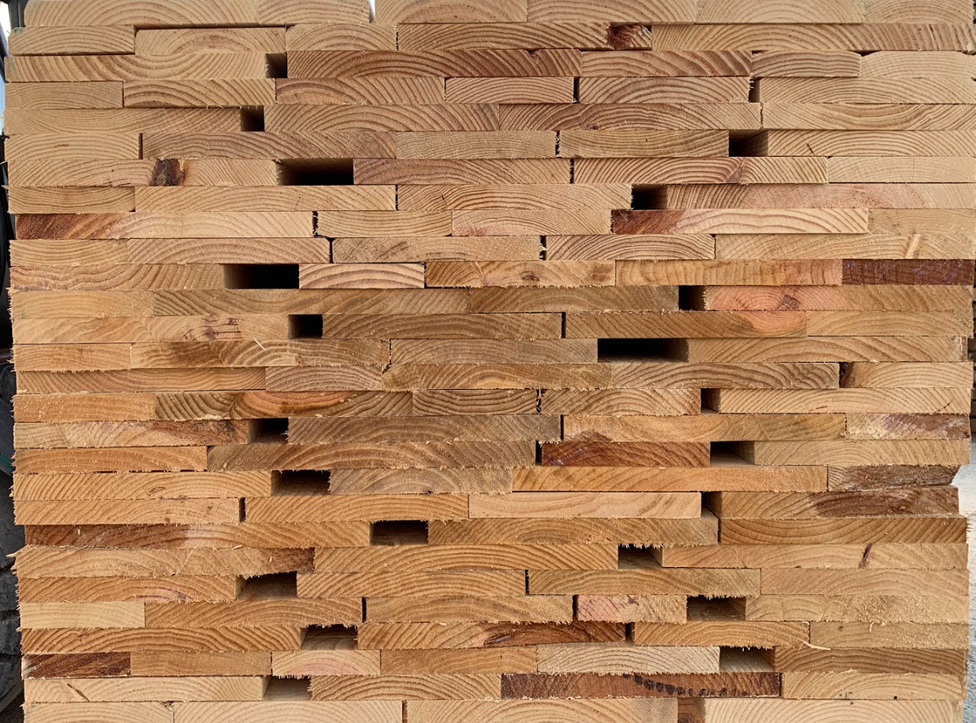
#> input picture scripts/tablas.png, 976 x 723 px, shrunk from 1152 x 853 before the run
$ jupyter execute chatgpt.ipynb   (older library calls are emulated)
#> lines starting #> are read from the running program, lines starting #| are printed output that depends on the picture
[cell 1]
import numpy as np
import sys
import cv2 as cv2
from matplotlib import pyplot as plt
import pylab # this allows you to control figure size


pylab.rcParams['figure.figsize'] = (10.0, 8.0) # this controls figure size in the notebook

# Cargamos la imagen
img = cv2.imread('tablas.png')
#> img is the input picture: shape (723, 976, 3); mean B, G, R 91.2, 129.5, 174.7

# Convertimos la imagen a escala de grises
gray = cv2.cvtColor(img, cv2.COLOR_BGR2GRAY)
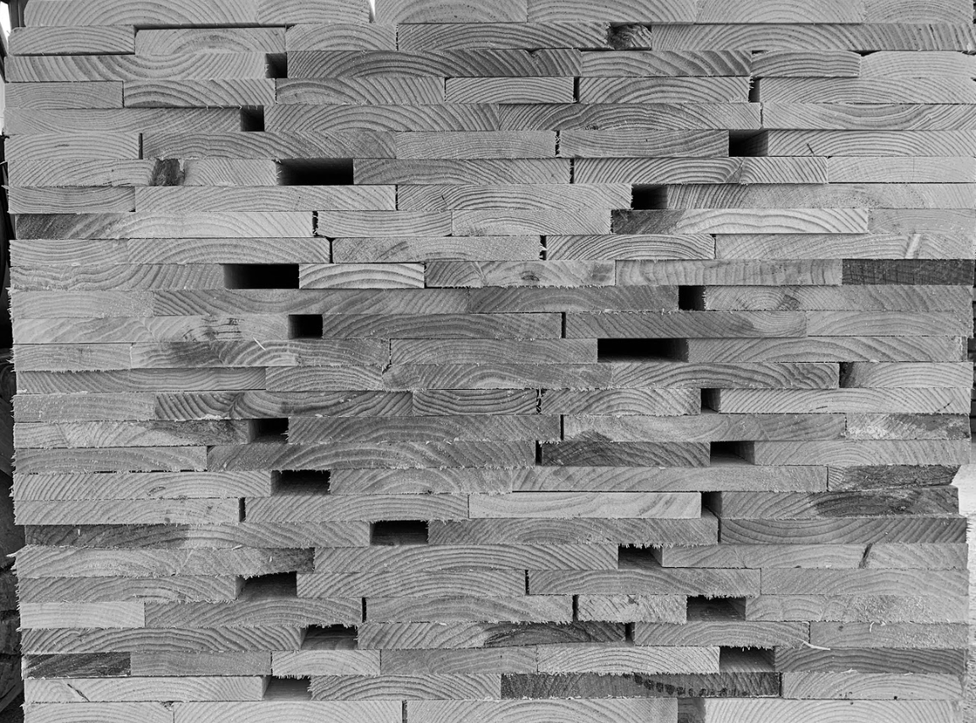
#> gray: shape (723, 976); min 0, max 255, mean 138.6

# Aplicamos un filtro de Canny para detectar bordes
edges = cv2.Canny(gray, 200, 200, apertureSize=3)
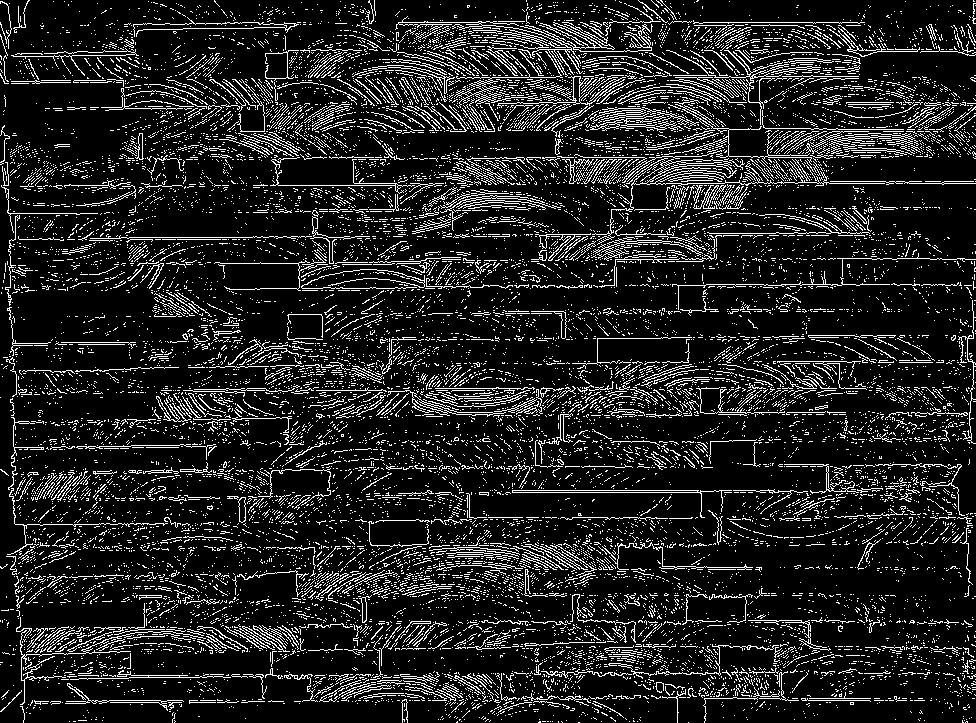
#> edges: shape (723, 976); 13.2% white in thin lines or dots

# Aplicamos la transformada de Hough para detectar líneas verticales
lines = cv2.HoughLinesP(edges, 1, np.pi/2, threshold=100, minLineLength=5, maxLineGap=10)
#> lines = 1071 rows, first 6: [354, 183, 593, 183], [219, 157, 275, 157], [398, 22, 492, 22], [412, 492, 700, 492], [667, 80, 775, 80], [436, 390, 514, 390]
# Dibujamos las líneas encontradas en la imagen original
for line in lines:
    x1, y1, x2, y2 = line[0]
    cv2.line(img, (x1,y1), (x2,y2), (0,0,255), 2)
#> this loop made 1071 passes
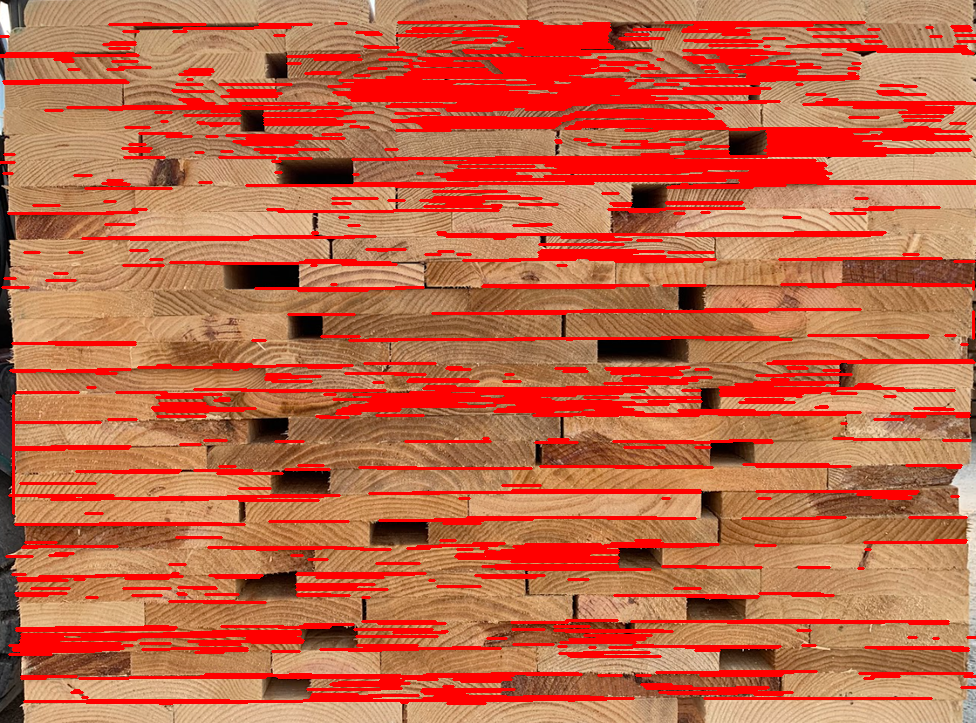
#> img: shape (723, 976, 3); mean B, G, R 72.5, 102.7, 193.4

# Mostramos la imagen con las líneas detectadas

plt.imshow(edges, cmap='gray')

[cell 2]
img = cv2.imread('tablas.png')

# Convertimos la imagen a escala de grises
gray = cv2.cvtColor(img, cv2.COLOR_BGR2GRAY)


# Aplicar el filtro de Prewitt en dirección vertical
sobelx = cv2.Sobel(gray,cv2.CV_64F,1,0,ksize=5)
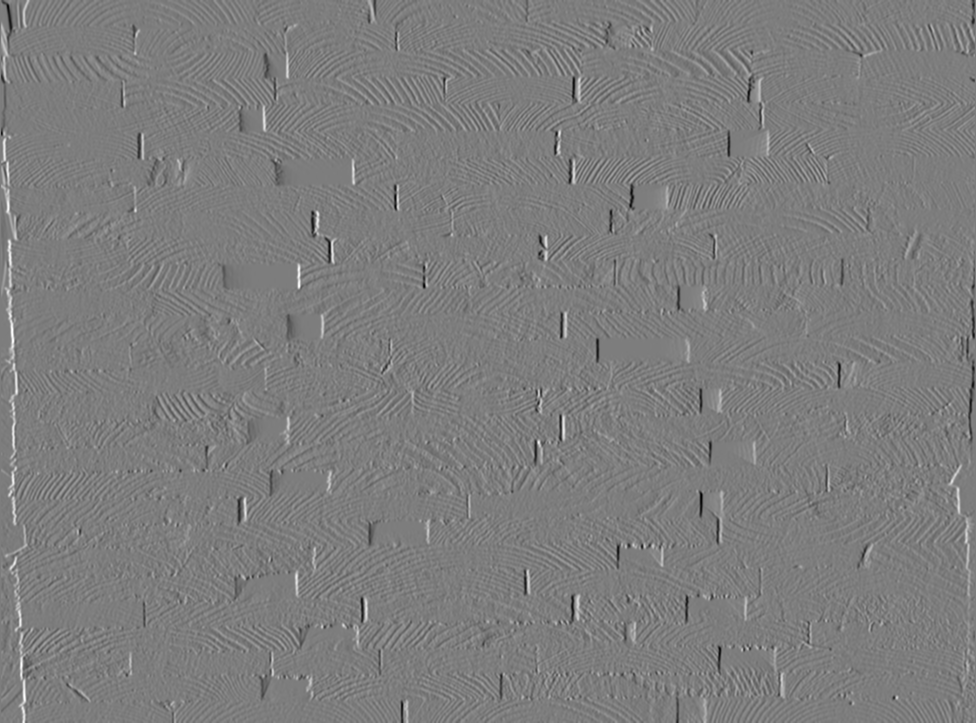
#> sobelx: shape (723, 976) float64; min -9205, max 9489, mean 11.6; drawn with min black and max white

# Binarizamos la imagen con umbral adaptativo
# thresh = cv2.adaptiveThreshold(np.uint8(np.absolute(prewittx)), 255, cv2.ADAPTIVE_THRESH_GAUSSIAN_C, cv2.THRESH_BINARY, 13, 13)

# Definimos un kernel vertical estrecho
kernel = np.ones((2,1), np.uint8)

# Dilatamos la imagen varias veces con el kernel vertical
# dilated = cv2.dilate(thresh, kernel, iterations=3)

# Erosionamos la imagen varias veces con el mismo kernel vertical
# eroded = cv2.erode(dilated, kernel, iterations=3)


plt.imshow(sobelx, cmap='gray')

[cell 3]
# Blur the image for better edge detection
img_blur = cv2.GaussianBlur(gray, (3,3), 0)

# Sobel Edge Detection
sobelx = cv2.Sobel(src=img_blur, ddepth=cv2.CV_64F, dx=1, dy=0, ksize=5) # Sobel Edge Detection on the X axis
sobely = cv2.Sobel(src=img_blur, ddepth=cv2.CV_64F, dx=0, dy=1, ksize=5) # Sobel Edge Detection on the Y axis
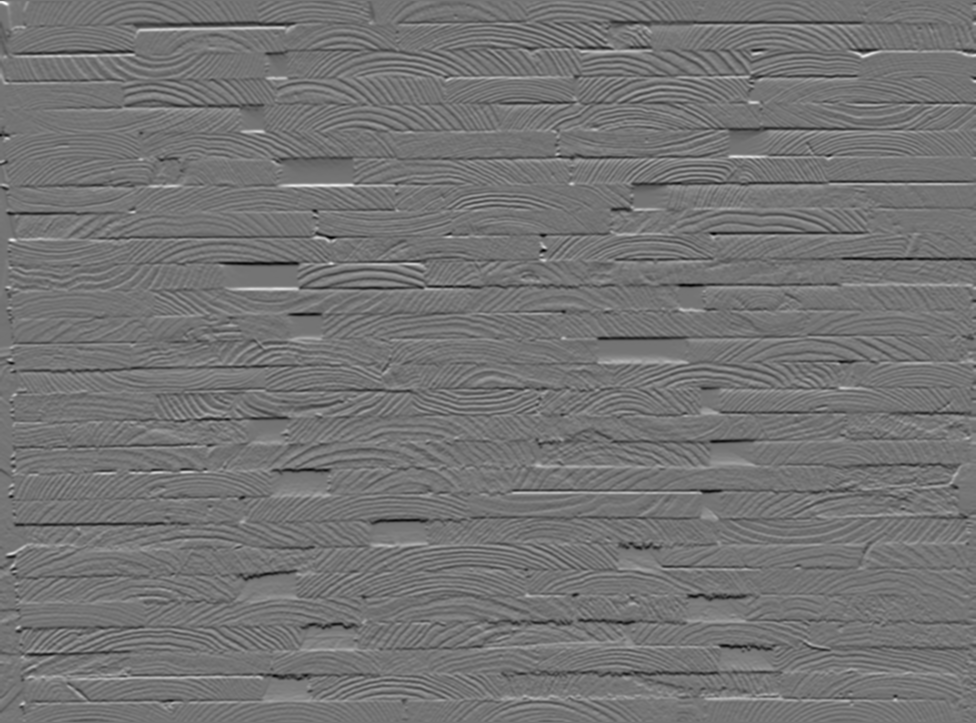
#> sobely: shape (723, 976) float64; min -7085, max 8456, mean 4.2; drawn with min black and max white
sobelxy = cv2.Sobel(src=img_blur, ddepth=cv2.CV_64F, dx=1, dy=1, ksize=5) # Combined X and Y Sobel Edge Detection
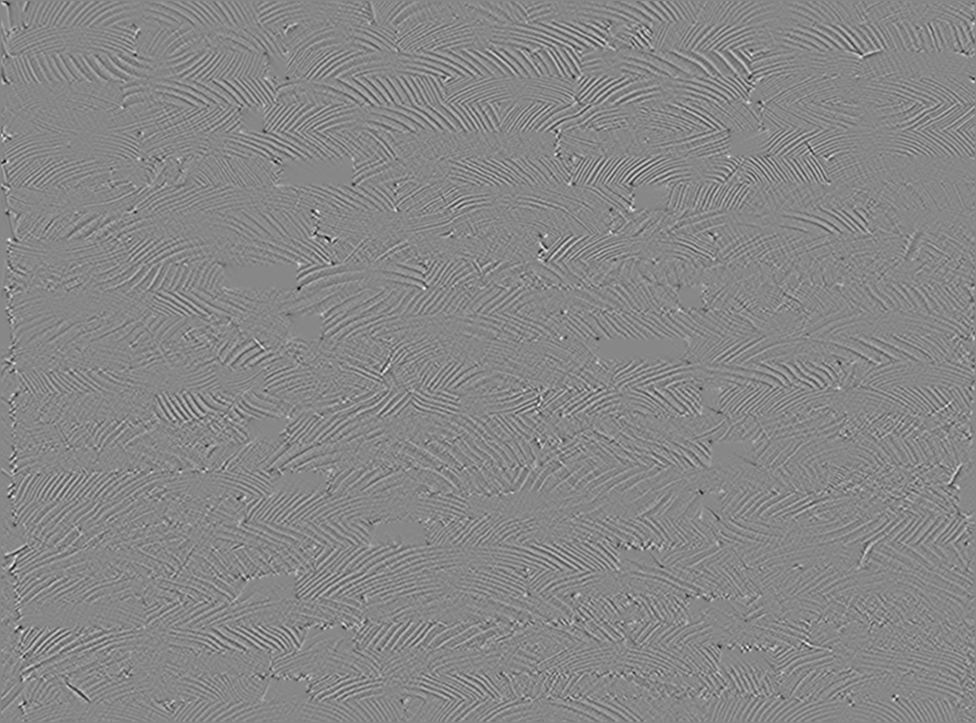
#> sobelxy: shape (723, 976) float64; min -1452, max 1276, mean 0; drawn with min black and max white
# Display Sobel Edge Detection Images


plt.imshow(sobelxy, cmap='gray')

$ run again, with scripts/canalV.jpg saved as scripts/tablas.png
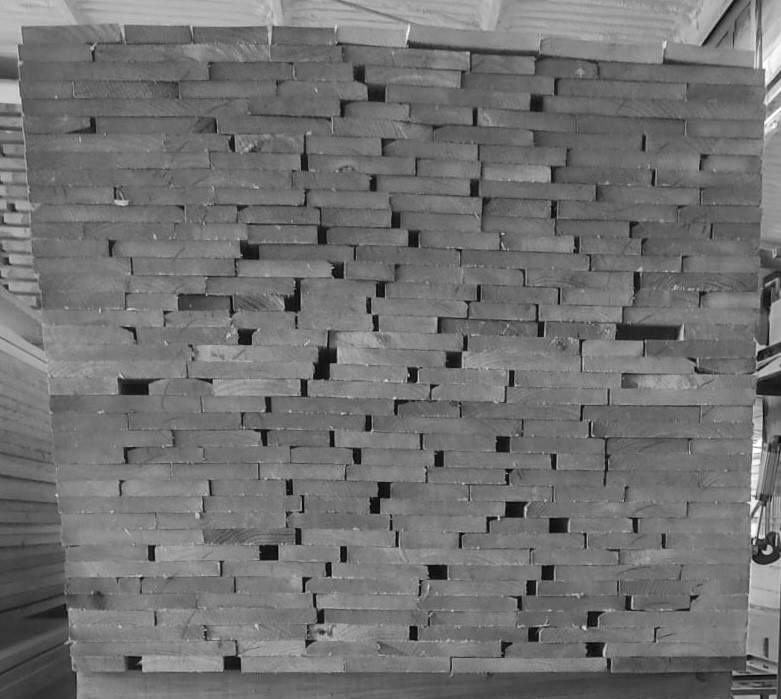
#> input picture scripts/canalV.jpg, 781 x 699 px
#> img is the input picture: shape (699, 781, 3); min 0, max 255, mean 113.4
#> `edges = cv2.Canny(gray, 200, 200, apertureSize=3)`:
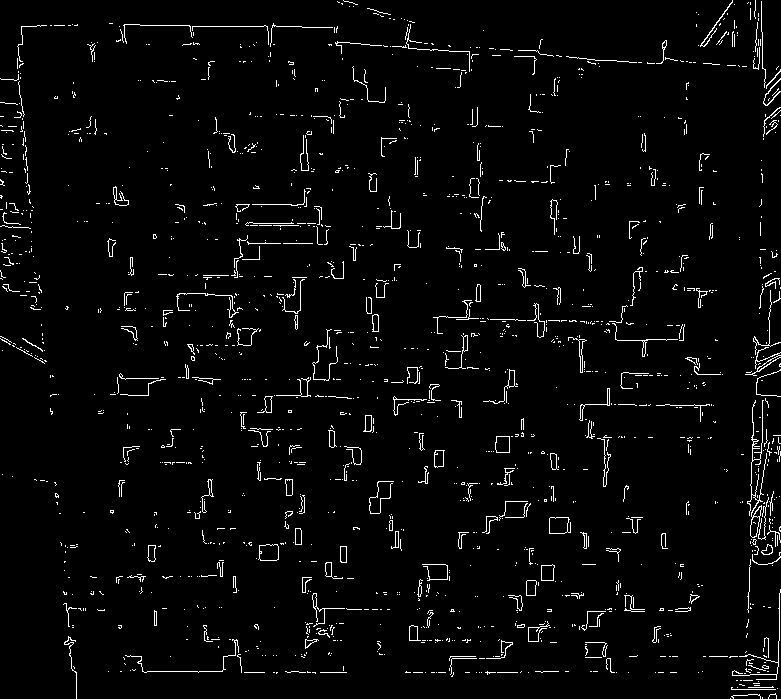
#> edges: shape (699, 781); 3.2% white in thin lines or dots
#> lines = [[465, 672, 528, 672], [142, 671, 222, 671], [189, 26, 301, 26], [703, 656, 778, 656], [762, 442, 762, 395], [655, 672, 676, 672], [779, 370, 779, 342], [779, 640, 779, 593], [241, 672, 346, 672]]
#> the loop `for line in lines:` made 9 passes
#> `sobelxy = cv2.Sobel(src=img_blur, ddepth=cv2.CV_64F, dx=1, dy=1, ksize..`:
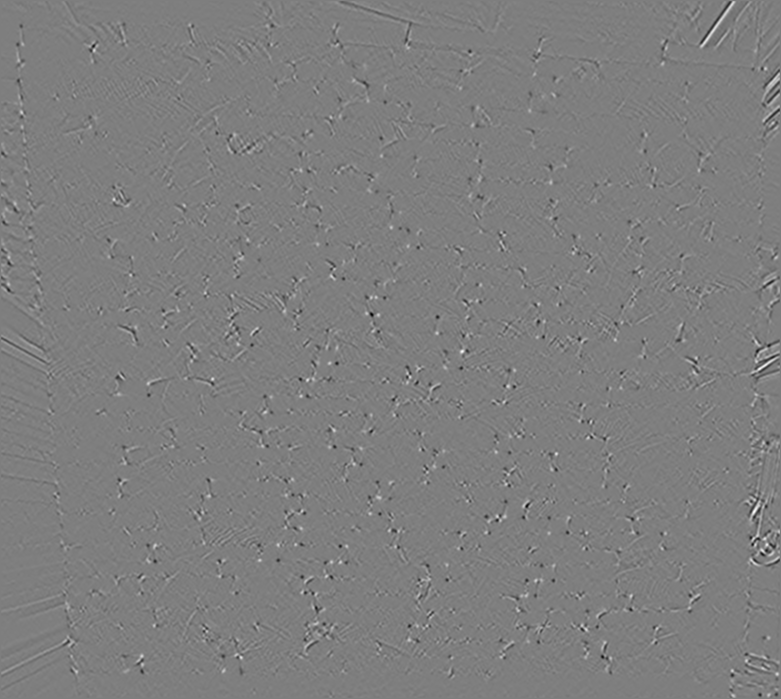
#> sobelxy: shape (699, 781) float64; min -1145, max 1160, mean 0; drawn with min black and max white
